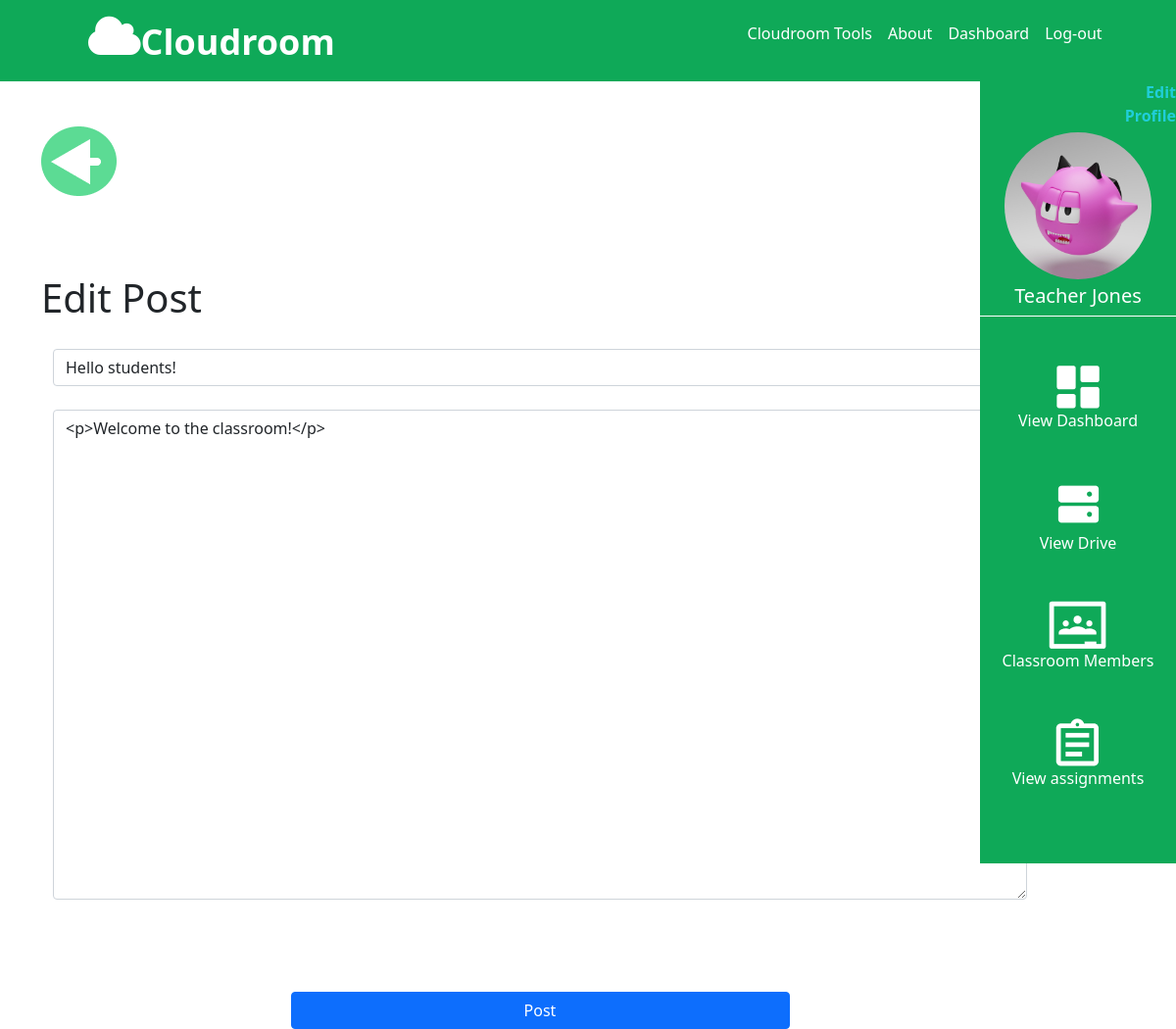
Page /classroom/update_post/1/1/1 (signed in) on the committed database.
### CloudMain/models.py (models this page shows, shortened)
class Account(db.Model, UserMixin):
    id = db.Column(db.Integer(), primary_key=True)
    first_name = db.Column(db.String(length=30), nullable=False)
    last_name = db.Column(db.String(length=30), nullable=False)
    gender = db.Column(db.String(length=20), nullable=False)
    school = db.Column(db.String(length=50), nullable=False)
    nickname = db.Column(db.String(length=30), nullable=False)
    email = db.Column(db.String(length=20), nullable=False, unique=True)
    password_hash = db.Column(db.String(length=12), nullable=False)
    profile_pic = db.Column(db.String(length=20), nullable=False)
    account_type = db.Column(db.String(length=20), nullable=False)
    items = db.relationship('Upload_File', backref='owned_user', lazy=True)#Lazy gets all items from Upload_file
    poster = db.relationship('Post', backref='poster', lazy=True)  # Lazy gets all items from Upload_file
    papers = db.relationship('Paper', backref='tutor', lazy=True)
    comment = db.relationship('Comments', backref='commenter', lazy=True)
    assignment_submissions = db.relationship('StudentAssignmentSubmission', backref='student', lazy=True)
    question_submissions = db.relationship('StudentQuestionSubmission', backref='student', lazy=True)
    @property
    def password(self):
        return self.password

class Post(db.Model):
    id = db.Column(db.Integer, primary_key=True)
    paper_id = db.Column(db.Integer(), db.ForeignKey('paper.id'))
    title = db.Column(db.String, nullable=False)
    content = db.Column(db.Text,nullable=False)
    date_posted = db.Column(db.DateTime, nullable=False, default=datetime.utcnow)
    owner = db.Column(db.Integer(), db.ForeignKey('account.id'))
    comment = db.relationship('Comments', backref='poster', lazy=True)

### CloudMain/route.py (the view, shortened to what this page needs)
@app.route('/classroom/update_post/<class_id>/<paper_id>/<post_id>', methods=['POST', 'GET'])
@login_required
def update_post(class_id, paper_id,post_id):
    paper = Paper.query.filter_by(id=paper_id).first()
    classroom = Classroom.query.filter_by(id=class_id).first()
    edit_post = PostForm()
    post_form = PostForm()
    del_post = Delete_File()
    member_list = functions.get_all_members(paper_id)
    to_update = Post().query.filter_by(id=post_id).first()
    edit_post.title.data = to_update.title
    edit_post.content.data = to_update.content
    return render_template('edit_post.html', edit_post=edit_post,postform=post_form,classroom=classroom,paper=paper,
                           members=member_list, del_post=del_post)

### CloudMain/forms.py
class PostForm(FlaskForm):
    title = StringField(label="Title", validators=[DataRequired()])
    content = CKEditorField('Content', validators=[DataRequired()])
    submit = SubmitField(label='Post')

class Delete_File(FlaskForm):
    submit = SubmitField(label='Delete')

### CloudMain/functions.py (called while the page is built)
def get_all_members(paper_id):
    papers = paper_members.query.all()
    accounts = Account.query.all()
    members_list = []
    for p in papers:
        for a in accounts:
            if int(p.id_paper) == int(paper_id):
                if int(p.id_user) == int(a.id):
                    members_list.append(a)
    return members_list

### CloudMain/models.py (called while the page is built)
@login_manager.user_loader
def load_user(user_id):
    return Account.query.get(int(user_id))

### CloudMain/templates/edit_post.html (shortened to what this page needs)
{% extends 'base.html' %}
{% block style %}
<link rel= "stylesheet" type= "text/css" href= "{{ url_for('static',filename='css/register_style.css') }}">
{% endblock %}
{% block content %}
{% include 'base_sidenav.html' %}
<body>
<div class="container mt-5">
  <a href="{{url_for('classroom_main_page', class_id =classroom.id,paper_id=paper.id)}}">
    <img src="{{url_for('static',filename = 'images/backarrow.png')}}" alt="Your dashboard icon">
  </a>
</div>
<div class="container mt-5 bd-highlight justify-content-center edit_form_container">
  <h1 class="mb-1">Edit Post</h1>
  <form method="POST" style="color:white" enctype="multipart/form-data">
    <div class="container">
     {{ edit_post.title.label() }}
     {{ edit_post.title(class="form-control", placeholder="Title") }}
     {{ edit_post.content.label() }}
     {{ edit_post.content(class="form-control post_content", placeholder="Content") }}
    </div>
    <br>
    {{ edit_post.submit(class="d-grid gap-2 col-6 mx-auto signin_btn btn btn-block btn-primary") }}
  </form>
</div>
</body>
{% endblock %}

### CloudMain/templates/base_sidenav.html (shortened to what this page needs)
<link rel="stylesheet" href="{{ url_for('static',filename='css/side_nav.css') }}">
<div class="col-sm-2 min-vh-100 float-end end-0 side-nav cloudroom-green position-fixed">
   <div class="user-section">
      <a href="{{url_for('user_profile', user = current_user.first_name)}}" class="text-reset text-decoration-none">
         <p class="fw-bold text-sm-end" style="color:#20CED9; margin-left: 120px; margin-bottom:0;">Edit Profile</p>
      </a>
      <div class="thumbnail">
         <img src="{{url_for('static',filename = current_user.profile_pic)}}" alt="Squid game avatar from Unsplash">
      </div>
      <h5 id="username">{{ current_user.first_name }} {{ current_user.last_name }}</h5>
   </div>
   <div class="nav-icons">
      <div class="nav-button">
         <a href="{{ url_for('dashboard_page', user = current_user.first_name) }}"
            class="text-reset text-decoration-none nav-button">
            <img src="{{url_for('static',filename = 'images/dashboard_icon.png')}}" alt="Your dashboard icon">
            <p>View Dashboard</p>
         </a>
      </div>
      <div class="nav-button">
         <a href="{{url_for('user_drive', user = current_user.first_name ,id='000')}}"
            class="text-reset text-decoration-none nav-button">
            <img src="{{url_for('static',filename = 'images/ph_hard-drives-fill.png')}}" alt="Your storage drive icon">
            <p>View Drive</p>
         </a>
      </div>
      {% if "drive" not in request.path %}
      {% if "dashboard" not in request.path %}
      {% if "grades" not in request.path %}
      {% if "create_assignment" not in request.path %}
      <div class="nav-button">
         <button type="button" data-bs-toggle="modal" data-bs-target="#showMembersModal"
            style="border: none; background-color: transparent; color: white;">
            <img src="{{url_for('static',filename = 'images/members_icon.png')}}" alt="All classroom members">
            <p class="text-reset text-decoration-none nav-button">Classroom Members</p>
         </button>
      </div>
      <div class="nav-button">
         <a href="{{ url_for('classroom_assignments_list', class_id = classroom.id, paper_id = paper.id) }}"
            class="text-reset text-decoration-none nav-button">
            <img src="{{url_for('static',filename = 'images/assignments_icon.png')}}" alt="Your storage drive icon">
            <p>View assignments</p>
         </a>
      </div>
      {% endif %}
      {% endif %}
      {% endif %}
      {% endif %}
   </div>
</div>

### CloudMain/static/CSS/register_style.css (style rules this page uses)
body { background:white; }
.form-control { font-size: 16px; }
h1 { margin-top: 80px; margin-bottom: 80px; }
.btn { margin-top: 70px; margin-bottom: 70px; }
.signin_btn { margin-bottom:0; }
.post_content { height: 500px; }
.edit_form_container { padding-right:110px }

### CloudMain/static/CSS/side_nav.css (style rules this page uses)
.side-nav { padding: 0%; }
.cloudroom-green { background-color: #0FA958; }
.user-section { border-top: 1px white; border-bottom: 1px white; border-style: solid none; display: flex; flex-direction: column; justify-content: center; align-items: center; color: white; }
.thumbnail { position: relative; width: 150px; height: 150px; border-radius: 50%; overflow: hidden; margin: 5px 0px; }
.thumbnail img { position: absolute; left: 50%; top: 50%; height: 100%; width: auto; -webkit-transform: translate(-50%, -50%); -ms-transform: translate(-50%, -50%); transform: translate(-50%, -50%); }
.nav-icons { margin: 50px 0; display: flex; flex-direction: column; justify-content: center; align-items: center; gap: 30px; }
.nav-button { display: flex; flex-direction: column; justify-content: center; align-items: center; color: white; }
body:not(.modal-open) { padding-right: 0px !important; }

### rows in the picture
Account: profile_pic (picture), first_name "Teacher", last_name "Jones"
Post: title "Hello students!", content "<p>Welcome to the classroom!</p>"
